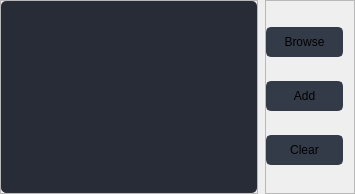
                         <widget class="QWidget" name="page_update_transaction">
                          <layout class="QHBoxLayout" name="horizontalLayout_17">
                           <property name="spacing">
                            <number>7</number>
                           </property>
                           <property name="leftMargin">
                            <number>0</number>
                           </property>
                           <property name="topMargin">
                            <number>0</number>
                           </property>
                           <property name="rightMargin">
                            <number>0</number>
                           </property>
                           <property name="bottomMargin">
                            <number>0</number>
                           </property>
                           <item>
                            <widget class="QFrame" name="frame_4">
                             <property name="frameShape">
                              <enum>QFrame::StyledPanel</enum>
                             </property>
                             <property name="frameShadow">
                              <enum>QFrame::Raised</enum>
                             </property>
                             <layout class="QVBoxLayout" name="verticalLayout_22">
                              <property name="leftMargin">
                               <number>0</number>
                              </property>
                              <property name="topMargin">
                               <number>0</number>
                              </property>
                              <property name="rightMargin">
                               <number>0</number>
                              </property>
                              <property name="bottomMargin">
                               <number>0</number>
                              </property>
                              <item>
                               <widget class="QTableWidget" name="update_trans_table">
                                <property name="styleSheet">
                                 <string notr="true">QTableWidget {	
	background-color: rgb(39, 44, 54);
	padding: 10px;
	border-radius: 5px;
	gridline-color: rgb(44, 49, 60);
	border-bottom: 1px solid rgb(44, 49, 60);
}
QTableWidget::item{
	border-color: rgb(44, 49, 60);
	padding-left: 5px;
	padding-right: 5px;
	gridline-color: rgb(44, 49, 60);
}
QTableWidget::item:selected{
	background-color: rgb(85, 170, 255);
}
QScrollBar:horizontal {
    border: none;
    background: rgb(52, 59, 72);
    height: 14px;
    margin: 0px 21px 0 21px;
	border-radius: 0px;
}
 QScrollBar:vertical {
	border: none;
    background: rgb(52, 59, 72);
    width: 14px;
    margin: 21px 0 21px 0;
	border-radius: 0px;
 }
QHeaderView::section{
	Background-color: rgb(39, 44, 54);
	max-width: 30px;
	border: 1px solid rgb(44, 49, 60);
	border-style: none;
    border-bottom: 1px solid rgb(44, 49, 60);
    border-right: 1px solid rgb(44, 49, 60);
}
QTableWidget::horizontalHeader {	
	background-color: rgb(81, 255, 0);
}
QHeaderView::section:horizontal
{
    border: 1px solid rgb(32, 34, 42);
	background-color: rgb(27, 29, 35);
	padding: 3px;
	border-top-left-radius: 7px;
    border-top-right-radius: 7px;
}
QHeaderView::section:vertical
{
    border: 1px solid rgb(44, 49, 60);
}
</string>
                                </property>
                               </widget>
                              </item>
                             </layout>
                            </widget>
                           </item>
                           <item>
                            <widget class="QFrame" name="update_transaction_btn_area">
                             <property name="minimumSize">
                              <size>
                               <width>90</width>
                               <height>0</height>
                              </size>
                             </property>
                             <property name="maximumSize">
                              <size>
                               <width>90</width>
                               <height>16777215</height>
                              </size>
                             </property>
                             <property name="frameShape">
                              <enum>QFrame::StyledPanel</enum>
                             </property>
                             <property name="frameShadow">
                              <enum>QFrame::Raised</enum>
                             </property>
                             <layout class="QVBoxLayout" name="verticalLayout_23">
                              <property name="spacing">
                               <number>7</number>
                              </property>
                              <property name="leftMargin">
                               <number>0</number>
                              </property>
                              <property name="rightMargin">
                               <number>11</number>
                              </property>
                              <item>
                               <widget class="QPushButton" name="browse_trans_btn">
                                <property name="minimumSize">
                                 <size>
                                  <width>0</width>
                                  <height>30</height>
                                 </size>
                                </property>
                                <property name="maximumSize">
                                 <size>
                                  <width>16777215</width>
                                  <height>30</height>
                                 </size>
                                </property>
                                <property name="contextMenuPolicy">
                                 <enum>Qt::DefaultContextMenu</enum>
                                </property>
                                <property name="styleSheet">
                                 <string notr="true">QPushButton {
	border: 2px solid rgb(52, 59, 72);
	border-radius: 5px;	
	background-color: rgb(52, 59, 72);
}
QPushButton:hover {
	background-color: rgb(57, 65, 80);
	border: 2px solid rgb(61, 70, 86);
}
QPushButton:pressed {	
	background-color: rgb(35, 40, 49);
	border: 2px solid rgb(43, 50, 61);
}</string>
                                </property>
                                <property name="text">
                                 <string>Browse</string>
                                </property>
                                <property name="icon">
                                 <iconset resource="files.qrc">
                                  <normaloff>:/16x16/icons/16x16/cil-folder-open.png</normaloff>:/16x16/icons/16x16/cil-folder-open.png</iconset>
                                </property>
                               </widget>
                              </item>
                              <item>
                               <widget class="QPushButton" name="add_trans_btn">
                                <property name="minimumSize">
                                 <size>
                                  <width>0</width>
                                  <height>30</height>
                                 </size>
                                </property>
                                <property name="maximumSize">
                                 <size>
                                  <width>16777215</width>
                                  <height>30</height>
                                 </size>
                                </property>
                                <property name="styleSheet">
                                 <string notr="true">QPushButton {
	border: 2px solid rgb(52, 59, 72);
	border-radius: 5px;	
	background-color: rgb(52, 59, 72);
}
QPushButton:hover {
	background-color: rgb(31, 181, 123);
	border: 2px solid rgb(31, 181, 123);
}
QPushButton:pressed {	
	background-color: rgb(83, 191, 157);
	border: 2px solid rgb(31, 181, 123);
}</string>
                                </property>
                                <property name="text">
                                 <string>Add</string>
                                </property>
                                <property name="icon">
                                 <iconset resource="files.qrc">
                                  <normaloff>:/16x16/icons/16x16/cil-plus.png</normaloff>:/16x16/icons/16x16/cil-plus.png</iconset>
                                </property>
                               </widget>
                              </item>
                              <item>
                               <widget class="QPushButton" name="clear_trans_btn">
                                <property name="minimumSize">
                                 <size>
                                  <width>0</width>
                                  <height>30</height>
                                 </size>
                                </property>
                                <property name="maximumSize">
                                 <size>
                                  <width>16777215</width>
                                  <height>30</height>
                                 </size>
                                </property>
                                <property name="styleSheet">
                                 <string notr="true">QPushButton {
	border: 2px solid rgb(52, 59, 72);
	border-radius: 5px;	
	background-color: rgb(52, 59, 72);
}
QPushButton:hover {
	background-color: rgb(220, 53, 53);
	border: 2px solid rgb(220, 53, 53);
}
QPushButton:pressed {	
	background-color: rgb(235, 83, 83);
	border: 2px solid rgb(220, 53, 53);
}</string>
                                </property>
                                <property name="text">
                                 <string>Clear</string>
                                </property>
                                <property name="icon">
                                 <iconset resource="files.qrc">
                                  <normaloff>:/16x16/icons/16x16/cil-x-circle.png</normaloff>:/16x16/icons/16x16/cil-x-circle.png</iconset>
                                </property>
                               </widget>
                              </item>
                             </layout>
                            </widget>
                           </item>
                          </layout>
                         </widget>
